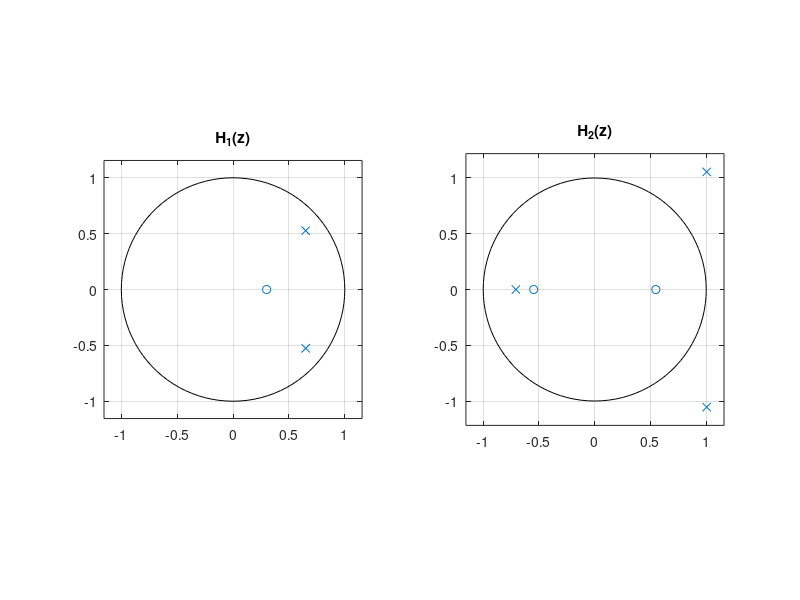
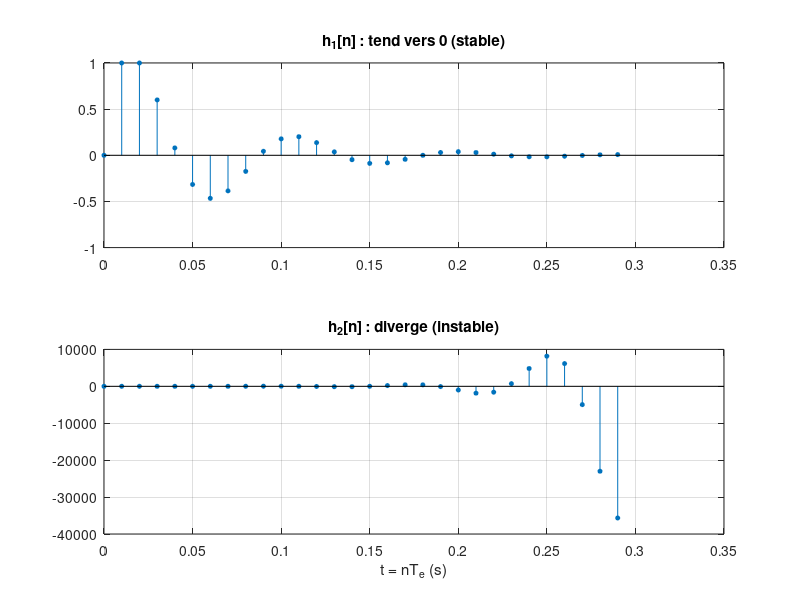
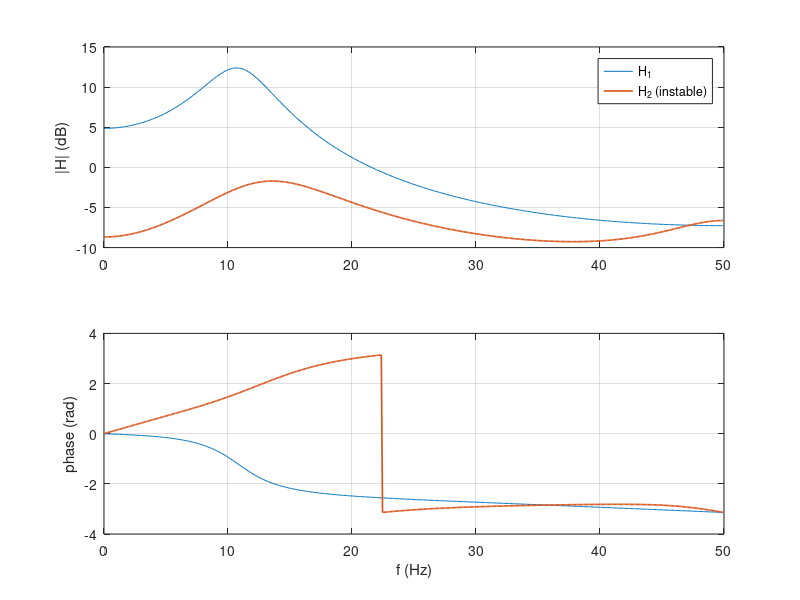
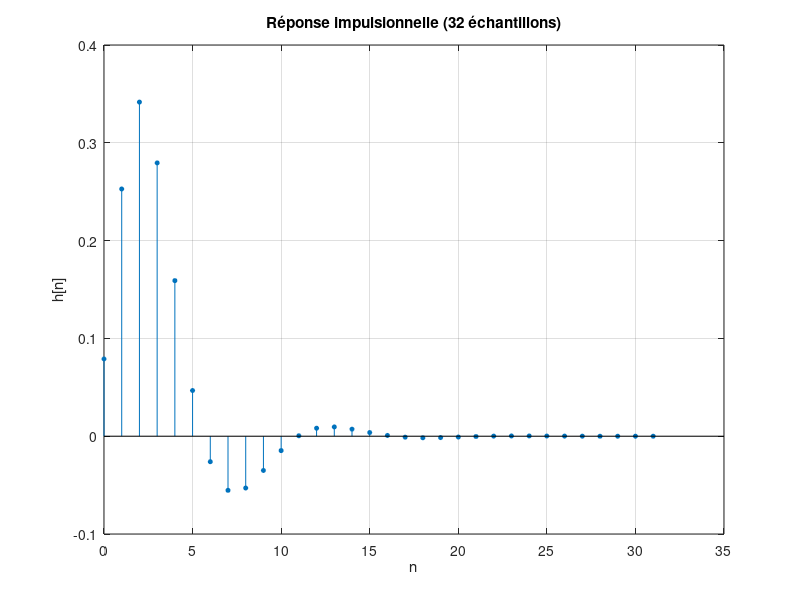

Reproduce these figures in MATLAB, in order.
%% TP4 : Analyse des filtres numériques
% Traitement du signal - IIA 3, INSAT
% Youssef El Mhamdi, IIA 3/1 - projet Nyquist
%
% ATTENTION : énoncé NON VÉRIFIÉ sur le fascicule original (transcription).
% Les pauses de 5 s demandées par l'énoncé sont conservées.
% Les lignes "@param" sont réglables (curseurs du site).
clear; close all; clc;

%% I.1 Période d'échantillonnage et coefficients de la TZ
% H1(z) = (z - 0.3)/(z^2 - 1.3z + 0.7)
% H2(z) = (z^2 - 0.3)/(z^3 - 1.3z^2 + 0.7z + 1.5)
% Coefficients en puissances DÉCROISSANTES de z, comme écrits dans l'énoncé.
Te = 0.01;
Num1 = [1 -0.3];      Den1 = [1 -1.3 0.7];
Num2 = [1 0 -0.3];    Den2 = [1 -1.3 0.7 1.5];

%% I.2 Fonction de transfert en z (sans point-virgule pour l'afficher)
% Le programme fourni utilise dfilt.df1, un ancien objet de la Signal
% Processing Toolbox ; tf(Num, Den, Te) donne la TZ avec sa période
% d'échantillonnage (errata E-TS7, « %H=ft(...) » se lit tf).
H1 = tf(Num1, Den1, Te)
pause(5)
H2 = tf(Num2, Den2, Te)
pause(5)

%% I.3 Zéros et pôles dans le plan complexe
% Un filtre causal est stable si tous ses pôles sont dans le cercle unité.
zeros1 = roots(Num1)
poles1 = roots(Den1)
zeros2 = roots(Num2)
poles2 = roots(Den2)
module_poles1 = abs(poles1)     % sqrt(0.7) = 0.837 : H1 stable
module_poles2 = abs(poles2)     % deux pôles de module 1.456 : H2 instable
stable1 = all(module_poles1 < 1)
stable2 = all(module_poles2 < 1)
figure('Name', 'I.3 - Pôles et zéros');
subplot(1, 2, 1); zplane(zeros1, poles1); title('H_1(z)');
subplot(1, 2, 2); zplane(zeros2, poles2); title('H_2(z)');
pause(5)

%% I.4 Transformée en z inverse (impz)
% impz(b, a) lit b et a en puissances CROISSANTES de z^-1. En divisant par
% la plus haute puissance de z :
%   H1(z) = (z^-1 - 0.3 z^-2)/(1 - 1.3 z^-1 + 0.7 z^-2)  ->  b1 = [0 1 -0.3]
% On complète donc Num à gauche par des zéros jusqu'à la longueur de Den.
% Division à la main : h1 = 0, 1, 1, 0.6, 0.08, ...
%   h(n) = 1.3 h(n-1) - 0.7 h(n-2) + (entrées)  pour n >= 3
b1 = [zeros(1, numel(Den1) - numel(Num1)) Num1]
b2 = [zeros(1, numel(Den2) - numel(Num2)) Num2]
n_imp = 30;                     % @param n_imp 5..100/1 nombre d'échantillons calculés
h1 = impz(b1, Den1, n_imp).';
h2 = impz(b2, Den2, n_imp).';
n = 0:n_imp-1;
h1_division = filter(b1, Den1, [1 zeros(1, n_imp - 1)]);
ecart_impz_filter = max(abs(h1 - h1_division))   % 0
premiers_termes_h1 = h1(1:5)                     % 0 1 1 0.6 0.08
figure('Name', 'I.4 - Réponses impulsionnelles');
subplot(2, 1, 1); stem(n*Te, h1, 'filled', 'MarkerSize', 3); grid on; title('h_1[n] : tend vers 0 (stable)');
subplot(2, 1, 2); stem(n*Te, h2, 'filled', 'MarkerSize', 3); grid on; title('h_2[n] : diverge (instable)');
xlabel('t = nT_e (s)');
pause(5)

%% I.5 Réponse en fréquence (freqz) : amplitude et phase dans la même figure
% Le programme fourni écrit freqz(Num, Den, 1/Te) : le 3e argument est un
% NOMBRE DE POINTS (100), pas la fréquence d'échantillonnage (errata E-TS7).
% Forme correcte : freqz(b, a, nPoints, Fe), axe de 0 à Fe/2 en Hz.
% Pour H2 (instable), freqz calcule H(e^{j2pi f Te}) mais ce n'est pas une
% réponse en régime permanent : la sortie diverge.
n_freq = 512;                   % @param n_freq 16..2048/1 nombre de points de fréquence
Fe = 1/Te;
[Hf1, f1] = freqz(b1, Den1, n_freq, Fe);
[Hf2, f2] = freqz(b2, Den2, n_freq, Fe);
Hf1 = Hf1.'; f1 = f1.'; Hf2 = Hf2.'; f2 = f2.';
gain_continu_1 = abs(Hf1(1))    % H1(1) = 0.7/0.4 = 1.75
[gain_max_1, i_max] = max(abs(Hf1));
gain_max_1
f_resonance_1 = f1(i_max)
figure('Name', 'I.5 - Réponse en fréquence');
subplot(2, 1, 1); plot(f1, 20*log10(abs(Hf1)), f2, 20*log10(abs(Hf2)), 'LineWidth', 1.2); grid on;
ylabel('|H| (dB)'); legend('H_1', 'H_2 (instable)');
subplot(2, 1, 2); plot(f1, angle(Hf1), f2, angle(Hf2), 'LineWidth', 1.2); grid on;
ylabel('phase (rad)'); xlabel('f (Hz)');
pause(5)

%% Hors-fascicule invfreqz : retrouver Num et Den à partir de la réponse en fréquence
% L'objectif du TP cite invfreqz sans question associée : on vérifie qu'il
% retrouve les coefficients de H1 à partir de sa réponse en fréquence.
[b1_estime, a1_estime] = invfreqz(Hf1, 2*pi*f1/Fe, numel(b1) - 1, numel(Den1) - 1);
ecart_invfreqz = max(abs([b1_estime - b1, a1_estime - Den1]))

%% II.1 Filtre passe-bas RII du second ordre : réponse impulsionnelle (N = 32)
% Dénominateur imprimé 0.516z^2 - 1.2z + 1 : pôles de module 1.392, filtre
% INSTABLE, qu'on lise les coefficients en z ou en z^-1 (errata E-TS8).
% C'est le polynôme z^2 - 1.2z + 0.516 écrit à l'envers (confusion z / z^-1) ;
% inverser l'ordre des coefficients inverse les pôles : module 1/1.392 = 0.718.
% « ordre du filtre N = 32 » : 32 est le nombre d'échantillons de h[n] ; le
% filtre est d'ordre 2 (errata E-TS9).
b = [0.079 0.158 0.079];
a_imprime = [0.516 -1.2 1];
a_corrige = [1 -1.2 0.516];
utiliser_imprime = 0;           % @param utiliser_imprime {0, 1} 1 : dénominateur tel qu'imprimé (instable)
if utiliser_imprime
    a = a_imprime;
else
    a = a_corrige;
end
module_poles_imprime = abs(roots(a_imprime)).'
module_poles_corrige = abs(roots(a_corrige)).'
N = 32;
h = impz(b, a, N).';
figure('Name', 'II.1 - Réponse impulsionnelle du filtre RII');
stem(0:N-1, h, 'filled', 'MarkerSize', 3); grid on;
xlabel('n'); ylabel('h[n]'); title('Réponse impulsionnelle (32 échantillons)');

%% II.2 Réponse en fréquence sur L = 256 points (amplitude en dB et phase)
L = 256;
[H, w] = freqz(b, a, L);
H = H.'; w = w.';
gain_dB = 20*log10(abs(H));
gain_continu = abs(H(1))        % 0.316/0.316 = 1 (0 dB)
[gain_max, i_max] = max(abs(H));
gain_max                        % léger pic de résonance
w_resonance = w(i_max)/pi       % en multiples de pi rad/échantillon
i_coupure = find(abs(H) < gain_continu/sqrt(2), 1);
w_coupure = w(i_coupure)/pi     % première fréquence sous -3 dB (en multiples de pi)
figure('Name', 'II.2 - Réponse en fréquence du filtre RII');
subplot(2, 1, 1); plot(w/pi, gain_dB, 'LineWidth', 1.2); grid on;
ylabel('|H| (dB)'); title('Réponse en amplitude');
subplot(2, 1, 2); plot(w/pi, angle(H), 'LineWidth', 1.2); grid on;
ylabel('phase (rad)'); xlabel('\omega / \pi'); title('Réponse en phase');

%% II.3 Pôles et zéros dans le plan z
% Zéro double en z = -1 : le gain est nul à Fe/2, c'est bien un passe-bas.
zeros_rii = roots(b)
poles_rii = roots(a)
module_poles_rii = abs(poles_rii)
figure('Name', 'II.3 - Pôles et zéros du filtre RII');
zplane(zeros_rii, poles_rii); title('Pôles et zéros du filtre RII');
